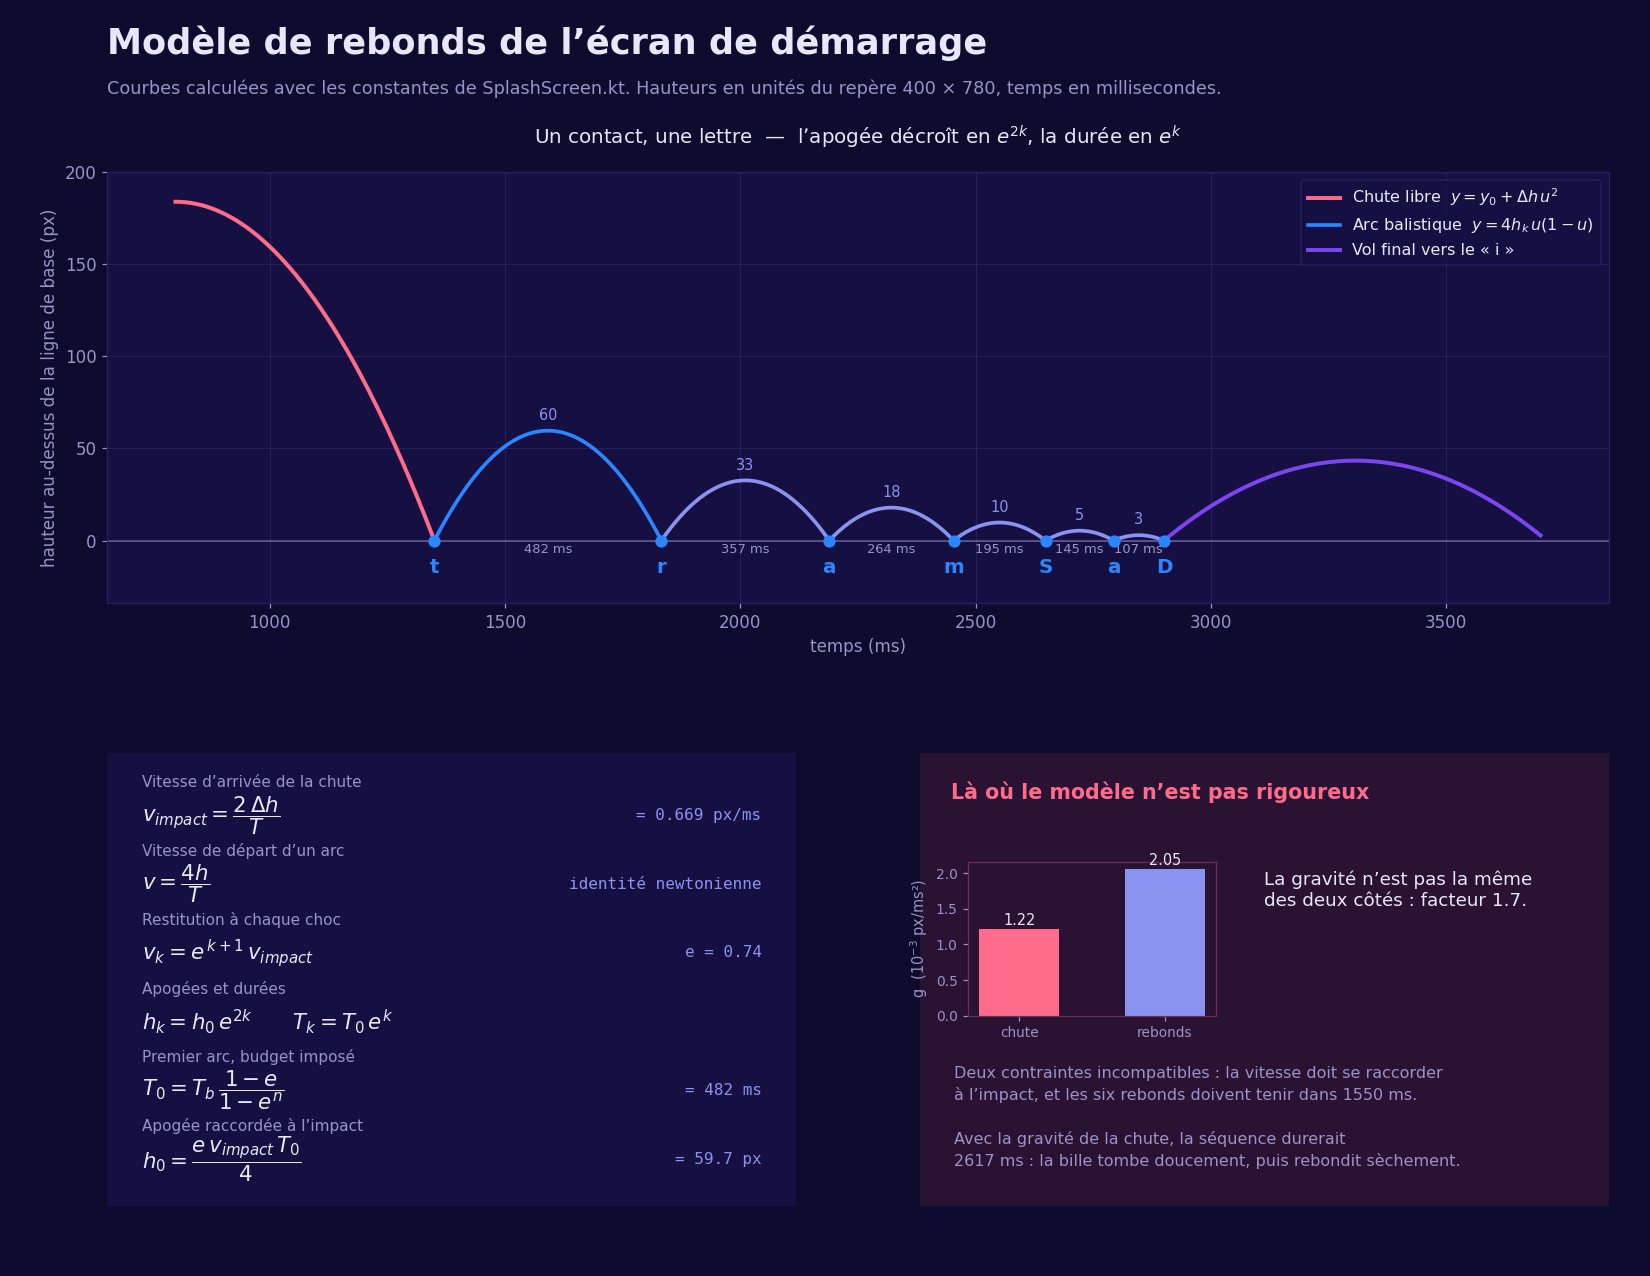

This chart was generated by the following Python code:
# -*- coding: utf-8 -*-
"""
Planche du modele de rebonds de l'ecran de demarrage.

Les courbes ne sont pas dessinees a la main : elles sont calculees avec les
constantes reelles de SplashScreen.kt. Si une constante change ici, la
planche se trompera exactement comme se tromperait l'animation — c'est
voulu, c'est ce qui en fait une verification et pas une illustration.
"""

import os
import sys

import numpy as np
import matplotlib
matplotlib.use("Agg")
import matplotlib.pyplot as plt
from matplotlib.patches import FancyBboxPatch

sys.stdout.reconfigure(encoding="utf-8")

# ── Constantes, identiques a SplashScreen.kt ──────────────────────────
REST = 0.74
T_MARQUE, T_CHUTE = 800.0, 1350.0
T_REBONDS_FIN, T_POSE = 2900.0, 3700.0
SOL, R_BILLE = 470.0, 34.0
SOL_BILLE = SOL - R_BILLE            # 436 : centre de la bille posee
DEPART_Y = 96.0 + 180.0 - 24.0       # 252 : sortie du bas de la marque
N = 6

# ── Derivations ───────────────────────────────────────────────────────
chute_h = SOL_BILLE - DEPART_Y                       # 184 px
T_chute = T_CHUTE - T_MARQUE                         # 550 ms
v_impact = 2 * chute_h / T_chute
g_chute = 2 * chute_h / T_chute ** 2

durees = np.array([REST ** k for k in range(N)])
durees = durees / durees.sum() * (T_REBONDS_FIN - T_CHUTE)
T0 = durees[0]
h0 = min(REST * v_impact * T0 / 4, 74.0)
hauteurs = h0 * REST ** (2 * np.arange(N))
v0 = REST * v_impact
g_rebonds = 2 * v0 / T0

print(f"v_impact   {v_impact:.3f} px/ms")
print(f"T0 {T0:.0f} ms   h0 {h0:.1f} px")
print(f"g chute    {g_chute*1000:.3f} e-3   g rebonds {g_rebonds*1000:.3f} e-3"
      f"   rapport {g_rebonds/g_chute:.2f}")

# ── Palette ───────────────────────────────────────────────────────────
NUIT, PANNEAU = "#0D0B2E", "#151041"
TRAIT, TEXTE, SOURDINE = "#2A2160", "#E9E7F7", "#9B93C8"
BLEU, VIOLET, CORAIL, INDIGO = "#2C86FF", "#7B45F0", "#FF6B8A", "#8B93F0"

plt.rcParams.update({
    "figure.facecolor": NUIT, "axes.facecolor": PANNEAU,
    "axes.edgecolor": TRAIT, "axes.labelcolor": SOURDINE,
    "xtick.color": SOURDINE, "ytick.color": SOURDINE,
    "text.color": TEXTE, "font.size": 11,
    "axes.grid": True, "grid.color": TRAIT, "grid.linewidth": 0.6,
})

fig = plt.figure(figsize=(15, 11.6), dpi=110)
grille = fig.add_gridspec(2, 2, height_ratios=[1.0, 1.05],
                          hspace=0.34, wspace=0.18,
                          left=0.065, right=0.975, top=0.865, bottom=0.055)

fig.text(0.065, 0.958, "Modèle de rebonds de l’écran de démarrage",
         fontsize=23, fontweight="bold")
fig.text(0.065, 0.926,
         "Courbes calculées avec les constantes de SplashScreen.kt. "
         "Hauteurs en unités du repère 400 × 780, temps en millisecondes.",
         fontsize=11.5, color=SOURDINE)

# ── A. Hauteur en fonction du temps ───────────────────────────────────
ax = fig.add_subplot(grille[0, :])
LETTRES = ["t", "r", "a", "m", "S", "a", "D"]

t = np.linspace(T_MARQUE, T_CHUTE, 200)
p = (t - T_MARQUE) / T_chute
ax.plot(t, SOL_BILLE - (DEPART_Y + chute_h * p ** 2) + 0,
        color=CORAIL, lw=2.6, label="Chute libre  $y = y_0 + \\Delta h\\,u^2$")

debut = T_CHUTE
for k in range(N):
    tt = np.linspace(debut, debut + durees[k], 160)
    u = (tt - debut) / durees[k]
    ax.plot(tt, 4 * hauteurs[k] * u * (1 - u),
            color=BLEU if k == 0 else INDIGO, lw=2.4,
            label="Arc balistique  $y = 4h_k\\,u(1-u)$" if k == 0 else None)
    ax.annotate(f"{hauteurs[k]:.0f}", (debut + durees[k] / 2, hauteurs[k]),
                textcoords="offset points", xytext=(0, 7), ha="center",
                fontsize=9.5, color=INDIGO)
    ax.annotate(f"{durees[k]:.0f} ms", (debut + durees[k] / 2, -7),
                ha="center", fontsize=8.5, color=SOURDINE)
    debut += durees[k]

tt = np.linspace(T_REBONDS_FIN, T_POSE, 200)
u = (tt - T_REBONDS_FIN) / (T_POSE - T_REBONDS_FIN)
cible = SOL_BILLE - (SOL - 46 * 0.80)
ax.plot(tt, (1 - u) * 0 + u * cible + 4 * 42 * u * (1 - u),
        color=VIOLET, lw=2.6, label="Vol final vers le « i »")

for k, lettre in enumerate(LETTRES):
    x = T_CHUTE + durees[:k].sum()
    ax.plot([x], [0], "o", ms=7, color=BLEU, zorder=5)
    ax.annotate(lettre, (x, 0), textcoords="offset points", xytext=(0, -21),
                ha="center", fontsize=13, fontweight="bold", color=BLEU)

ax.axhline(0, color=SOURDINE, lw=1.1, alpha=0.55)
ax.set_xlabel("temps (ms)")
ax.set_ylabel("hauteur au-dessus de la ligne de base (px)")
ax.set_ylim(-34, 200)
ax.set_title("Un contact, une lettre  —  l’apogée décroît en $e^{2k}$, la durée en $e^{k}$",
             fontsize=13, pad=18, color=TEXTE)
ax.legend(facecolor=PANNEAU, edgecolor=TRAIT, labelcolor=TEXTE, fontsize=10.5, loc="upper right")

# ── B. Les formules ───────────────────────────────────────────────────
ax2 = fig.add_subplot(grille[1, 0])
ax2.axis("off")
ax2.add_patch(FancyBboxPatch((0.005, 0.01), 0.99, 0.98,
                             boxstyle="round,pad=0.018,rounding_size=0.03",
                             facecolor=PANNEAU, edgecolor=TRAIT, lw=1.2,
                             transform=ax2.transAxes))

lignes = [
    ("Vitesse d’arrivée de la chute", r"$v_{impact}=\dfrac{2\,\Delta h}{T}$",
     f"= {v_impact:.3f} px/ms"),
    ("Vitesse de départ d’un arc", r"$v=\dfrac{4h}{T}$", "identité newtonienne"),
    ("Restitution à chaque choc", r"$v_k=e^{\,k+1}\,v_{impact}$", f"e = {REST}"),
    ("Apogées et durées", r"$h_k=h_0\,e^{2k}\qquad T_k=T_0\,e^{k}$", ""),
    ("Premier arc, budget imposé", r"$T_0=T_{b}\,\dfrac{1-e}{1-e^{n}}$", f"= {T0:.0f} ms"),
    ("Apogée raccordée à l’impact", r"$h_0=\dfrac{e\,v_{impact}\,T_0}{4}$", f"= {h0:.1f} px"),
]
# Le libelle et sa formule forment un bloc ; l'espace entre deux blocs
# doit rester superieur a la hauteur rendue d'une formule, sinon le titre
# suivant vient mordre dessus.
y = 0.925
for titre, formule, valeur in lignes:
    ax2.text(0.05, y, titre, fontsize=10, color=SOURDINE, transform=ax2.transAxes)
    ax2.text(0.05, y - 0.062, formule, fontsize=14, color=TEXTE,
             transform=ax2.transAxes, va="center")
    if valeur:
        ax2.text(0.95, y - 0.062, valeur, fontsize=10.5, color=INDIGO,
                 ha="right", va="center", transform=ax2.transAxes, family="monospace")
    y -= 0.152

# ── C. La limite du modele ────────────────────────────────────────────
ax3 = fig.add_subplot(grille[1, 1])
ax3.axis("off")
ax3.add_patch(FancyBboxPatch((0.005, 0.01), 0.99, 0.98,
                             boxstyle="round,pad=0.018,rounding_size=0.03",
                             facecolor="#2A1233", edgecolor="#6B2E52", lw=1.4,
                             transform=ax3.transAxes))
ax3.text(0.045, 0.90, "Là où le modèle n’est pas rigoureux",
         fontsize=13.5, fontweight="bold", color=CORAIL, transform=ax3.transAxes)

barres = ax3.inset_axes([0.07, 0.42, 0.36, 0.34])
# Positions numeriques : un axe insere herite des unites du parent, et des
# libelles textuels y declenchent une erreur de conversion.
barres.bar([0, 1], [g_chute * 1000, g_rebonds * 1000],
           color=[CORAIL, INDIGO], width=0.55)
barres.set_xticks([0, 1])
barres.set_xticklabels(["chute", "rebonds"])
barres.set_ylabel("g  ($10^{-3}$ px/ms²)", fontsize=9.5)
barres.tick_params(labelsize=9)
barres.set_facecolor("#2A1233")
for cote in barres.spines.values():
    cote.set_color("#6B2E52")
barres.grid(False)
for i, v in enumerate([g_chute * 1000, g_rebonds * 1000]):
    barres.text(i, v + 0.06, f"{v:.2f}", ha="center", fontsize=9.5, color=TEXTE)

ax3.text(0.50, 0.74,
         f"La gravité n’est pas la même\ndes deux côtés : facteur "
         f"{g_rebonds / g_chute:.1f}.",
         fontsize=12, color=TEXTE, transform=ax3.transAxes, va="top")

ax3.text(0.05, 0.31,
         "Deux contraintes incompatibles : la vitesse doit se raccorder\n"
         "à l’impact, et les six rebonds doivent tenir dans 1550 ms.\n\n"
         "Avec la gravité de la chute, la séquence durerait\n"
         f"{(2*v0/g_chute) * ((1-REST**N)/(1-REST)):.0f} ms : la bille tombe doucement, puis rebondit sèchement.",
         fontsize=10.5, color=SOURDINE, transform=ax3.transAxes, va="top", linespacing=1.5)

DOSSIER = os.path.dirname(os.path.abspath(__file__))
chemin = os.path.join(DOSSIER, "schema_rebonds.png")
fig.savefig(chemin, facecolor=NUIT)
print("\necrit :", chemin, os.path.getsize(chemin) // 1024, "Ko")
